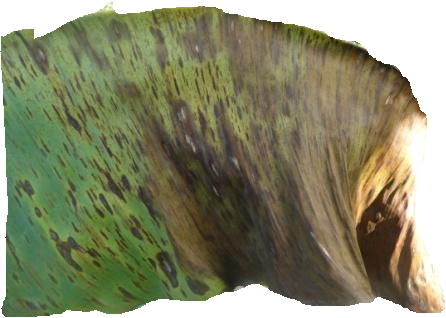
#> input picture bbs/1.PNG, 446 x 318 px, given as the content of the folder C:/Users/Muhammad Talha/Downloads/bbw, which was not available
$ jupyter execute --allow-errors 'Banana leaf disease detection .ipynb'   (older library calls are emulated)   (text cells are left out)
#> lines starting #> are read from the running program, lines starting #| are printed output that depends on the picture; pictures that were not available may be replaced by others from this repository, and a replacement may not be noted
#> further down, img_arr is the input picture: shape (318, 446, 3); mean B, G, R 108.2, 137.4, 135.9
[cell 1]
import os
import cv2
import random
import sklearn
import numpy as np
import pandas as pd
import seaborn as sns
import tensorflow as tf
import matplotlib.pyplot as plt
from tensorflow.keras import datasets, layers, models, utils, preprocessing
from sklearn.metrics import accuracy_score
from sklearn.metrics import confusion_matrix
from sklearn.metrics import classification_report
from sklearn.model_selection import train_test_split

print("Tensorflow version: ",tf.__version__)
sklearn.show_versions()

[cell 2]
def Img_preprocessing(n):

    #step-1: Convert rgb to grayscale
    gray_scale=cv2.cvtColor(n, cv2.COLOR_BGR2GRAY )
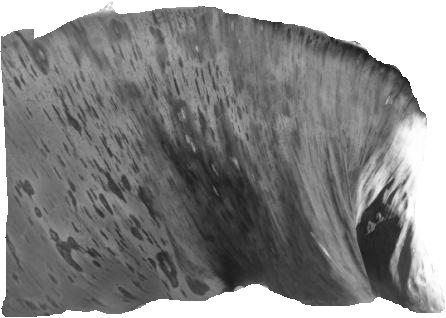
#> gray_scale: shape (318, 446); min 22, max 255, mean 133.6


    #step-2: Resize the image-----------------
    img_size=200
    resized_img=cv2.resize(gray_scale,(img_size,img_size)) #resize your image so your all images will have same size
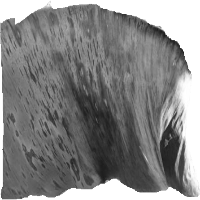
#> resized_img: shape (200, 200); min 27, max 255, mean 133.6

    #step-3:do histogram equalisation to increase contrast of an image-------------
    equ = cv2.equalizeHist(resized_img)


    #step-4:remove noise :using gaussian blur----------------(for smoothing the image)
    #blur=cv2.GaussianBlur(equ,(5,5),0)
    blur=cv2.medianBlur(equ,5)
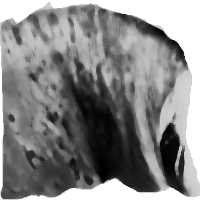
#> blur: shape (200, 200); min 0, max 255, mean 133.7

    #step-5: Image segmentation for edge detection-------------
    #edges = cv2.Canny(equ,100,200)
    #edges = cv2.Laplacian(equ, cv2.CV_16S, ksize=3)
    grad_x = cv2.Sobel(blur, cv2.CV_16S, 1, 0, ksize=3, scale=1, delta=0, borderType=cv2.BORDER_DEFAULT)
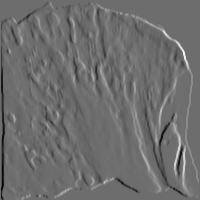
#> grad_x: shape (200, 200) int16; min -712, max 940, mean 0.5; drawn with min black and max white
    grad_y = cv2.Sobel(blur, cv2.CV_16S, 0, 1, ksize=3, scale=1, delta=0, borderType=cv2.BORDER_DEFAULT)
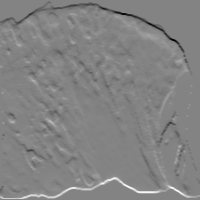
#> grad_y: shape (200, 200) int16; min -937, max 877, mean -0.4; drawn with min black and max white
    abs_grad_x = cv2.convertScaleAbs(grad_x)
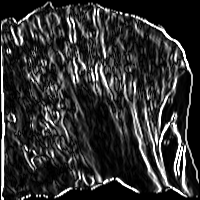
#> abs_grad_x: shape (200, 200); min 0, max 255, mean 48.6
    abs_grad_y = cv2.convertScaleAbs(grad_y)
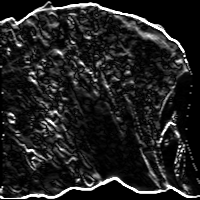
#> abs_grad_y: shape (200, 200); min 0, max 255, mean 33
    edges = cv2.addWeighted(abs_grad_x, 0.5, abs_grad_y, 0.5, 0)   #sobel derivative
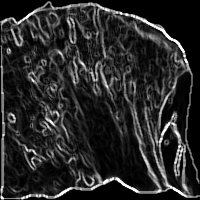
#> edges: shape (200, 200); min 0, max 255, mean 40.8

    clean_data =edges
    return clean_data


dir1="C:\\Users\\Muhammad Talha\\Downloads"
catg=['bbw','bbs','healthy']

img_cube=[]
image_size=800

for i in catg: #this will take the folder names as we call it as categoris
    path=os.path.join(dir1,i)
    label=catg.index(i)
    for j in os.listdir(path): #this will take the actual path of each folder image
        img_arr=cv2.imread(os.path.join(path,j)) #convert rgb image to gray scale image
        final_data=Img_preprocessing(img_arr)
        img_cube.append([final_data,label])
print("Length of your dataset: ",len(img_cube))
#> (the rest of this cell did not finish here and is left out)

[cell 3]
plt.imshow(img_cube[3][0])
img_cube[3][1]
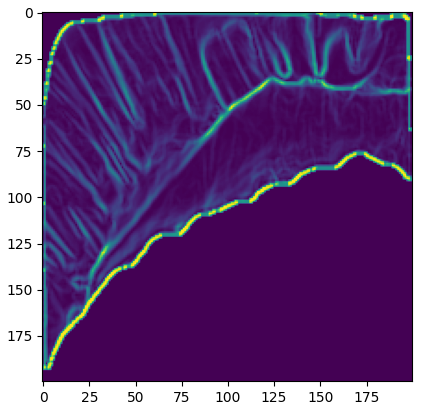
#> figure drawn by matplotlib, 1 panel

#> (a cell that did not finish here is left out)

#> (a cell that did not finish here is left out)

#> (a cell that did not finish here is left out)

[cell 7]
#now i am trying to shuffle the data
random.shuffle(img_cube)

[cell 8]
from sklearn.svm import SVC

dir2="C:\\Users\\Muhammad Talha\\Downloads"
catg=['bbw','bbs','healthy']

img_cube2=[]
image_size=500

for i in catg: #this will take the folder names as we call it as categoris
    path=os.path.join(dir2,i)
    label=catg.index(i)
    for j in os.listdir(path): #this will take the actual path of each folder image
        img_arr=cv2.imread(os.path.join(path,j))
        #gray_scale=cv2.cvtColor(img_arr, cv2.COLOR_BGR2GRAY )
        resized_img=cv2.resize(img_arr,(200,200))
#> resized_img: shape (200, 200, 3)
        img_cube2.append([resized_img,label])

random.shuffle(img_cube2)

feature2=[]
target2=[]
for i in img_cube2:
    flat=i[0].flatten()
    feature2.append(flat)
for i in img_cube2:
    target2.append(i[1])

#len(feature2),len(target2)
feature2 = np.array(feature2)/ 255.0

x_train2,x_test2,y_train2,y_test2=train_test_split(feature2,target2,test_size=0.25,random_state=42)

clf1=SVC().fit(x_train2,y_train2)
y_pred2=clf1.predict(x_test2)


print(accuracy_score(y_test2,y_pred2)*100)

[cell 9]
import warnings
warnings.filterwarnings('ignore')

labels={0:'BBW',1:'BSD',2:'Healthy'}
plt.title('Confusion matrix of the classifier')
sns.heatmap(confusion_matrix(y_test2,y_pred2,),cmap="YlGnBu_r", xticklabels=['BBW', 'BSD','Healthy'],yticklabels=['BBW', 'BSD','Healthy'])

confusion_matrix(y_test2,y_pred2 )
from sklearn.metrics import classification_report
#> (the rest of this cell did not finish here and is left out)

[cell 10]
dir1="C:\\Users\\Muhammad Talha\\Downloads"
catg=['bbw','bbs','healthy']

img_cube3=[]
#image_size=800

for i in catg: #this will take the folder names as we call it as categoris
    path=os.path.join(dir1,i)
    label=catg.index(i)
    for j in os.listdir(path): #this will take the actual path of each folder image
        img_arr=cv2.imread(os.path.join(path,j)) #convert rgb image to gray scale image
        #gray_img=cv2.cvtColor(img_arr, cv2.COLOR_BGR2GRAY )
        final_data=cv2.resize(img_arr,(100,100))
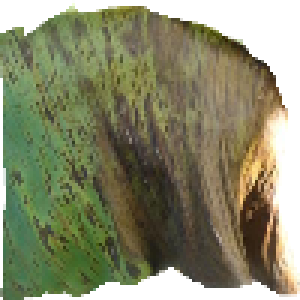
#> final_data: shape (100, 100, 3) (shown 3 times larger); mean B, G, R 107.9, 137.1, 135.6
        img_cube3.append([final_data,label])

#> (the rest of this cell did not finish here and is left out)

[cell 11]
feat3=[]
tar3=[]
for i,j in img_cube3:
    feat3.append(i)
    tar3.append(j)
x=np.array(feat3)
x=x/255.0 #as scaling the values between 0 to 1 becuz lesser the values faster will be the calculation
y=np.array(tar3)
#> (the rest of this cell did not finish here and is left out)

[cell 12]
x_train,x_test,y_train,y_test=train_test_split(x,y,random_state=0,test_size=0.30)
x_train.shape
#> Out = (4, 100, 100, 3)

[cell 13]
y_test.shape,y_train.shape
#> Out = ((2,), (4,))
